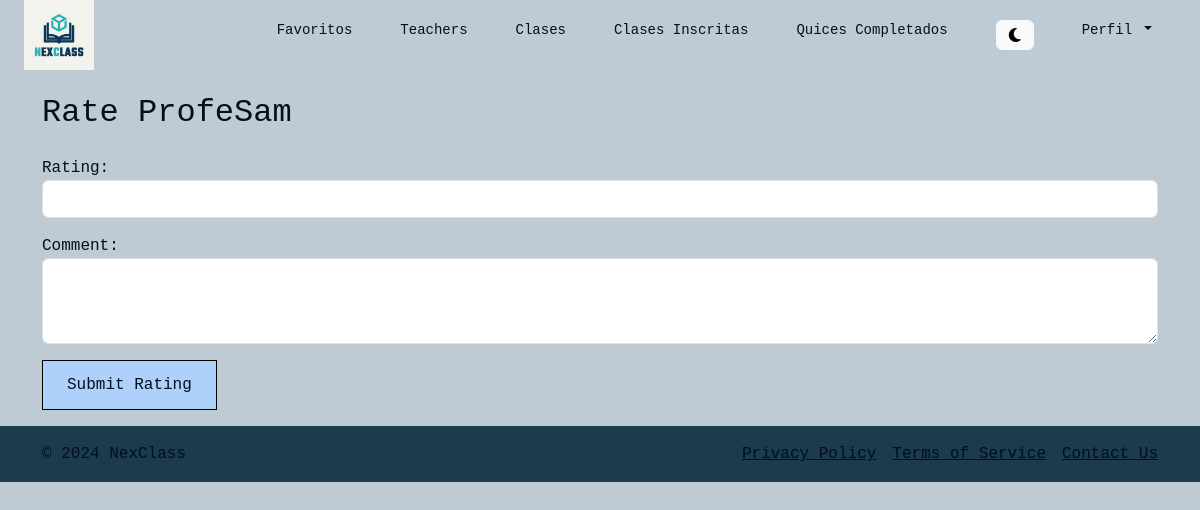
The page /rate/5/ (signed in) on the database as committed earlier.
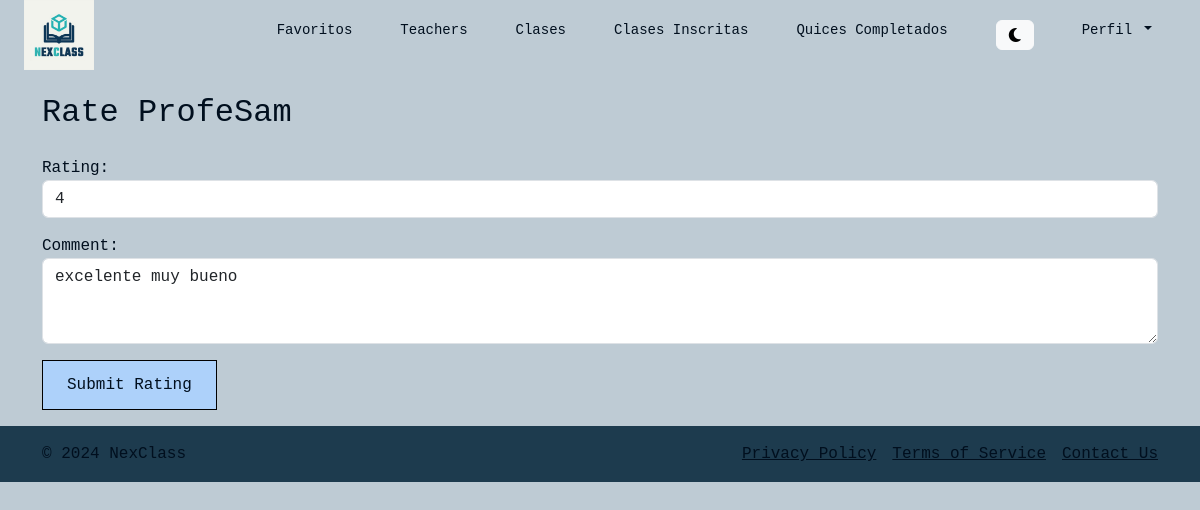
The same page on the database as committed later.
### reviews/models.py (models this page shows)
class TeacherRating(models.Model):
    teacher = models.ForeignKey(Teacher, on_delete=models.CASCADE, related_name='ratings')
    student = models.ForeignKey(Student, on_delete=models.CASCADE)
    rating = models.PositiveIntegerField()
    comment = models.TextField(null=True, blank=True)
    created_at = models.DateTimeField(auto_now_add=True)
    class Meta:
        unique_together = ('teacher', 'student')  # Un estudiante solo puede calificar a un profesor una vez

### reviews/views.py (the view, shortened to what this page needs)
# urls.py: path('rate/<int:teacher_id>/', views.rate_teacher, name='rate_teacher'),
@login_required
def rate_teacher(request, teacher_id):
    teacher = get_object_or_404(Teacher, id=teacher_id)
    student = request.user.student  # Asumiendo que el usuario está autenticado como estudiante
    try:
        rating = TeacherRating.objects.get(teacher=teacher, student=student)
        form = TeacherRatingForm(instance=rating)  # Prepara el formulario con la calificación existente
    except TeacherRating.DoesNotExist:
        rating = None
        form = TeacherRatingForm()
    return render(request, 'rate_teacher.html', {'form': form, 'teacher': teacher})

### reviews/forms.py
class TeacherRatingForm(forms.ModelForm):
    class Meta:
        model = TeacherRating
        fields = ['rating', 'comment']
        widgets = {
            'rating': forms.NumberInput(attrs={'min': 1, 'max': 5, 'class': 'form-control'}),
            'comment': forms.Textarea(attrs={'class': 'form-control', 'rows': 3}),}

### reviews/templates/rate_teacher.html (shortened to what this page needs)
{% extends 'navbar.html' %}
{% block content %}
<div class="container">
    <h2 class="my-4">Rate {{ teacher.user.username }}</h2>
    <form method="post">
        <div class="mb-3">
            {{ form.rating.label_tag }}
            {{ form.rating }}
        </div>
        <div class="mb-3">
            {{ form.comment.label_tag }}
            {{ form.comment }}
        </div>
        <button type="submit" class="button-custom-two">Submit Rating</button>
    </form>
</div>
{% endblock content %}

Rows that differ between the two databases and show on the page:
added TeacherRating: rating "4", comment "excelente muy bueno"
